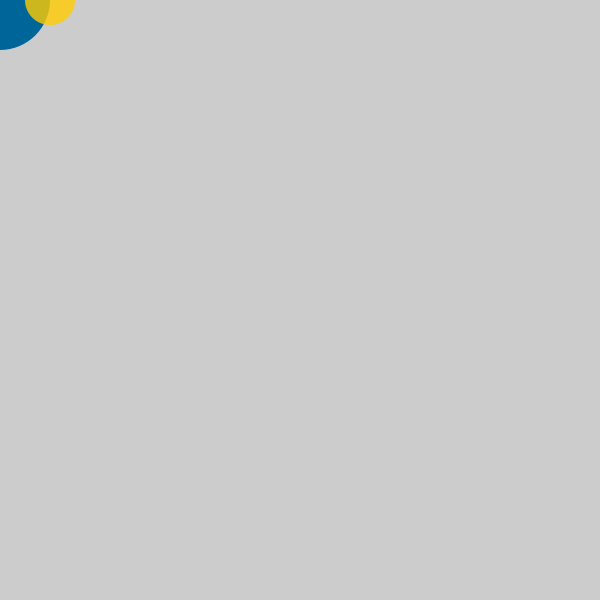
Frame 1 (no input)
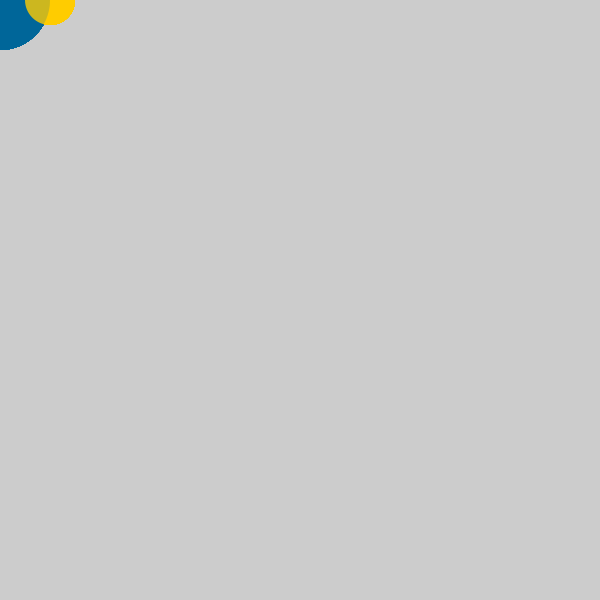
Frame 60 (the mouse pressed at the canvas centre just before this capture)
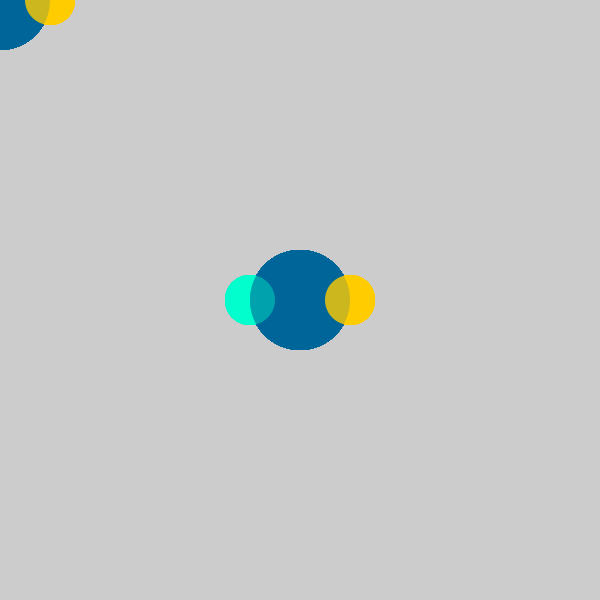
Frame 120 (the mouse held since frame 60 and released just before this capture)

The Processing sketch that drew these frames (run headless with seeded random() and noise(); from frame 60 on, the mouse is pressed at the canvas centre):

// Processing sketch: houseofcode_3_mouse_b
// ── houseofcode_3_mouse_b.pde
void setup() {
  size(600, 600);
}

void draw() {
  noStroke();
  fill(0, 102, 153);
  ellipse(mouseX, mouseY, 100, 100);
  fill(255, 204, 0, 204);
  ellipse(mouseX+50, mouseY, 50, 50);
  fill(0, 255, 204, 100);
  ellipse(mouseX-50, mouseY, 50, 50);
}
